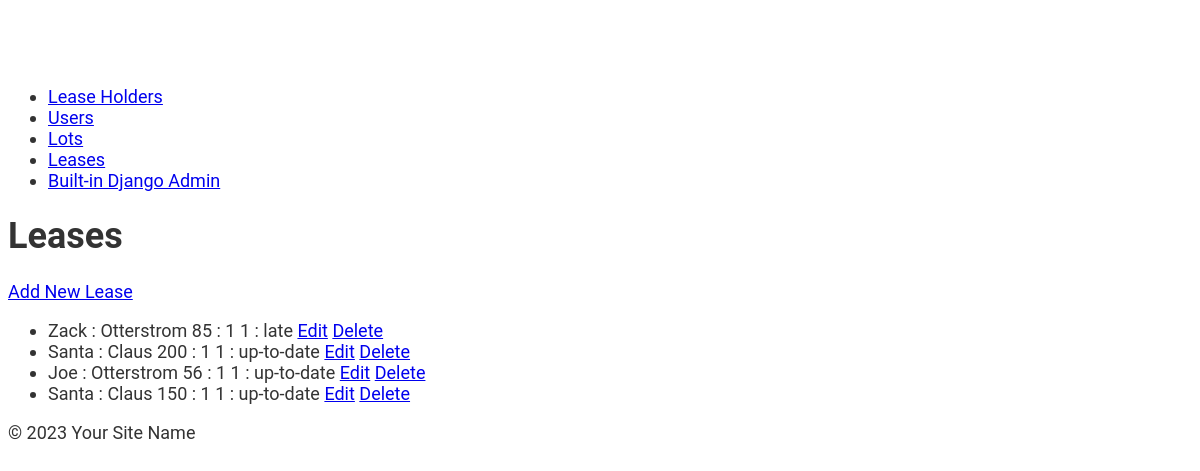
The app's page /api/leases_back/ (signed in), older data.
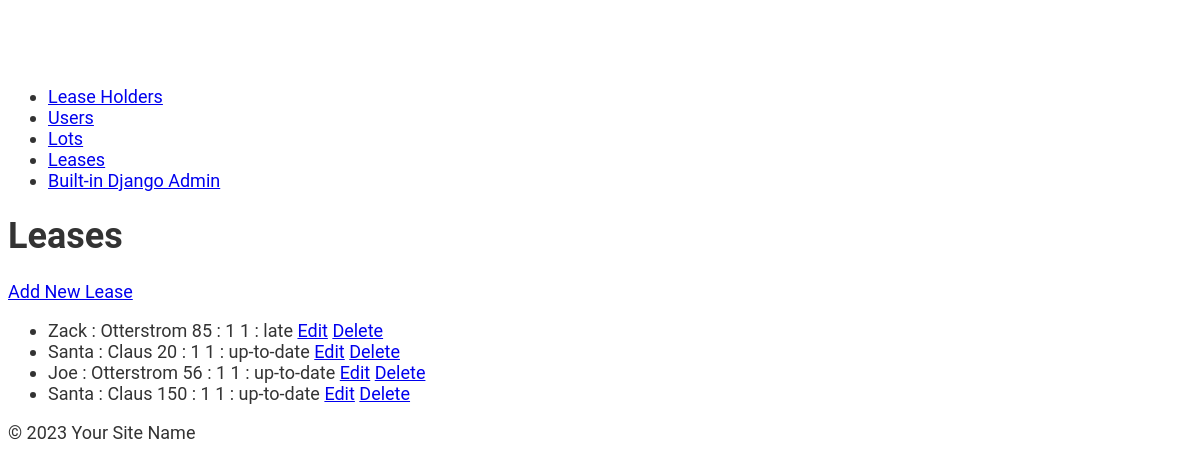
The same page, newer data.
### lots/models.py (models this page shows, shortened)
class Lease(models.Model):
    UP_TO_DATE = 'up-to-date'
    LATE = 'late'
    DELINQUENT = 'delinquent'
    PAYMENT_STATUS_CHOICES = [
        (UP_TO_DATE, 'Up to date'),
        (LATE, 'Late'),
        (DELINQUENT, 'Delinquent'),
    ]
    lot = models.ForeignKey(Lot, on_delete=models.CASCADE, help_text="The lot associated with the lease")
    lease_holder = models.ForeignKey(LeaseHolder, on_delete=models.PROTECT,
                                     help_text="The lease holder associated with this lease")
    last_payment_date = models.DateField(null=True, blank=True, help_text="Date of the most recent payment")
    last_payment_date_id = models.ForeignKey('Payment', on_delete=models.SET_NULL, null=True, blank=True,
                                             related_name='last_payment_for_lease',
                                             help_text="ID of the most recent payment")
    monthly_rental_amount = models.IntegerField(help_text="Monthly rental amount for the lease")
    due_date = models.PositiveSmallIntegerField(validators=[MaxValueValidator(30)],
                                                help_text="Due date for monthly payments")
    grace_period = models.PositiveSmallIntegerField(validators=[MaxValueValidator(30)],
                                                    help_text="Grace period allowed after the due date")
    lease_agreement_path = models.FileField(upload_to='lease_agreements/',
                                            help_text="File path to the lease agreement document")
    lot_image_path = models.FileField(upload_to='images/', help_text="File path to the image of the lot")
    payment_status = models.CharField(
        max_length=20,
        choices=PAYMENT_STATUS_CHOICES,
        default=LATE,
        help_text="Current payment status of the lease"
    )
    def __str__(self):
        return (f"{self.lease_holder}\n"
                f"{self.monthly_rental_amount} : {self.due_date}\n"
                f"{self.grace_period} : {self.payment_status}\n")  # add later?

class LeaseHolder(models.Model):
    lease_holder_first_name = models.CharField(max_length=200, help_text="First name of the lease holder")
    lease_holder_last_name = models.CharField(max_length=200, help_text="Last name of the lease holder")
    lease_holder_address = models.CharField(max_length=200, help_text="Address of the lease holder")
    email = models.CharField(max_length=200, help_text="Email address of the lease holder")
    phone = models.CharField(max_length=200, help_text="Phone number of the lease holder")
    def __str__(self):
        return f"{self.lease_holder_first_name} : {self.lease_holder_last_name}\n"

### lots/views.py (the view)
# urls.py: path('leases_back/', lease_back_list, name='lease_back_list'),
@login_required
@user_passes_test(is_staff_or_admin)
def lease_back_list(request):
    leases = Lease.objects.all()
    return render(request, 'lots/lease_back_list.html', {'leases': leases})

### lots/views.py (called while the page is built)
def is_staff_or_admin(user):
    return user.is_staff or user.is_superuser

### lots/templates/lots/lease_back_list.html
{% extends 'lots/base.html' %}
{% block content %}
<body>
    <h1>Leases</h1>
    <a href="{% url 'lease_create' %}">Add New Lease</a>
    <ul>
        {% for lease in leases %}
        <li>
            {{ lease }}
            <a href="{% url 'lease_update' lease.pk %}">Edit</a>
            <a href="{% url 'delete_lease_back' lease.pk %}">Delete</a>
        </li>
        {% endfor %}
    </ul>
</body>
{% endblock %}

### lots/templates/lots/base.html (shortened to what this page needs)
{% load static %}
<!DOCTYPE html>
<html lang="en">
<head>
    <link rel="stylesheet" href="{% static 'lots/style.css' %}">
</head>
<body>
<header>
    <nav>
        <ul>
            <li><a href="{% url 'lease_holder_list' %}">Lease Holders</a></li>
            <li><a href="{% url 'user_list' %}">Users</a></li>
            <li><a href="{% url 'lot_list' %}">Lots</a></li>
            <li><a href="{% url 'lease_back_list' %}">Leases</a></li>
             <li><a href="http://127.0.0.1:8000/admin/">Built-in Django Admin</a></li>
        </ul>
    </nav>
</header>
<main>
    {% block content %}{% endblock content %}
</main>
<footer>
    <p>&copy; 2023 Your Site Name</p>
</footer>
</body>
</html>

### lots/static/lots/style.css (style rules this page uses)
body { font-family: 'Roboto', sans-serif; font-size: 18px; color: #333; padding-top: 60px; }
h1, h2, h3, h4, h5, h6 { font-weight: 700; }

Row changes from the older to the newer data that the page shows:
changed Lease: lease_holder+monthly_rental_amount+due_date "Santa : Claus 200 : 1 1 : up-to-date" → "Santa : Claus 20 : 1 1 : up-to-date"
